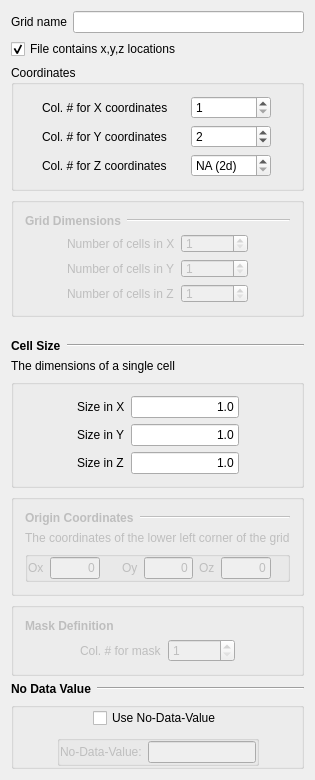
<?xml version="1.0" encoding="UTF-8"?>
<ui version="4.0">
 <class>GslibMaskedImport</class>
 <widget class="QWidget" name="GslibMaskedImport">
  <property name="geometry">
   <rect>
    <x>0</x>
    <y>0</y>
    <width>305</width>
    <height>724</height>
   </rect>
  </property>
  <property name="windowTitle">
   <string>Grid Characteristics</string>
  </property>
  <layout class="QVBoxLayout" name="verticalLayout_2">
   <item>
    <layout class="QHBoxLayout">
     <property name="spacing">
      <number>6</number>
     </property>
     <property name="margin">
      <number>0</number>
     </property>
     <item>
      <widget class="QLabel" name="TextLabel4_4">
       <property name="sizePolicy">
        <sizepolicy hsizetype="Fixed" vsizetype="Preferred">
         <horstretch>0</horstretch>
         <verstretch>0</verstretch>
        </sizepolicy>
       </property>
       <property name="text">
        <string>Grid name</string>
       </property>
       <property name="wordWrap">
        <bool>false</bool>
       </property>
      </widget>
     </item>
     <item>
      <widget class="QLineEdit" name="name_">
       <property name="toolTip">
        <string>name of new grid</string>
       </property>
      </widget>
     </item>
    </layout>
   </item>
   <item>
    <widget class="QCheckBox" name="is_xyz_locations_">
     <property name="text">
      <string>File contains x,y,z locations</string>
     </property>
     <property name="checked">
      <bool>true</bool>
     </property>
    </widget>
   </item>
   <item>
    <widget class="QGroupBox" name="xyz_column">
     <property name="enabled">
      <bool>true</bool>
     </property>
     <property name="title">
      <string>Coordinates</string>
     </property>
     <layout class="QGridLayout" name="gridLayout_3">
      <item row="0" column="0">
       <widget class="QLabel" name="TextLabel4">
        <property name="sizePolicy">
         <sizepolicy hsizetype="Fixed" vsizetype="Preferred">
          <horstretch>0</horstretch>
          <verstretch>0</verstretch>
         </sizepolicy>
        </property>
        <property name="text">
         <string>Col. # for X coordinates</string>
        </property>
        <property name="wordWrap">
         <bool>false</bool>
        </property>
       </widget>
      </item>
      <item row="0" column="1">
       <widget class="QSpinBox" name="X_col_">
        <property name="sizePolicy">
         <sizepolicy hsizetype="Maximum" vsizetype="Fixed">
          <horstretch>0</horstretch>
          <verstretch>0</verstretch>
         </sizepolicy>
        </property>
        <property name="maximumSize">
         <size>
          <width>80</width>
          <height>32767</height>
         </size>
        </property>
        <property name="minimum">
         <number>1</number>
        </property>
        <property name="maximum">
         <number>100000000</number>
        </property>
       </widget>
      </item>
      <item row="1" column="0">
       <widget class="QLabel" name="TextLabel4_2">
        <property name="sizePolicy">
         <sizepolicy hsizetype="Fixed" vsizetype="Preferred">
          <horstretch>0</horstretch>
          <verstretch>0</verstretch>
         </sizepolicy>
        </property>
        <property name="text">
         <string>Col. # for Y coordinates</string>
        </property>
        <property name="wordWrap">
         <bool>false</bool>
        </property>
       </widget>
      </item>
      <item row="1" column="1">
       <widget class="QSpinBox" name="Y_col_">
        <property name="sizePolicy">
         <sizepolicy hsizetype="Maximum" vsizetype="Fixed">
          <horstretch>0</horstretch>
          <verstretch>0</verstretch>
         </sizepolicy>
        </property>
        <property name="maximumSize">
         <size>
          <width>80</width>
          <height>32767</height>
         </size>
        </property>
        <property name="minimum">
         <number>1</number>
        </property>
        <property name="maximum">
         <number>1000000000</number>
        </property>
        <property name="value">
         <number>2</number>
        </property>
       </widget>
      </item>
      <item row="2" column="0">
       <widget class="QLabel" name="TextLabel4_3">
        <property name="sizePolicy">
         <sizepolicy hsizetype="Fixed" vsizetype="Preferred">
          <horstretch>0</horstretch>
          <verstretch>0</verstretch>
         </sizepolicy>
        </property>
        <property name="text">
         <string>Col. # for Z coordinates</string>
        </property>
        <property name="wordWrap">
         <bool>false</bool>
        </property>
       </widget>
      </item>
      <item row="2" column="1">
       <widget class="QSpinBox" name="Z_col_">
        <property name="sizePolicy">
         <sizepolicy hsizetype="Maximum" vsizetype="Fixed">
          <horstretch>0</horstretch>
          <verstretch>0</verstretch>
         </sizepolicy>
        </property>
        <property name="maximumSize">
         <size>
          <width>80</width>
          <height>32767</height>
         </size>
        </property>
        <property name="specialValueText">
         <string>NA (2d)</string>
        </property>
        <property name="minimum">
         <number>0</number>
        </property>
        <property name="maximum">
         <number>1000000000</number>
        </property>
        <property name="value">
         <number>0</number>
        </property>
       </widget>
      </item>
     </layout>
    </widget>
   </item>
   <item>
    <widget class="QGroupBox" name="nxyz_groupBox">
     <property name="enabled">
      <bool>false</bool>
     </property>
     <property name="maximumSize">
      <size>
       <width>32767</width>
       <height>120</height>
      </size>
     </property>
     <property name="title">
      <string/>
     </property>
     <layout class="QGridLayout" name="gridLayout_2">
      <item row="0" column="0">
       <widget class="QLabel" name="TextLabel1">
        <property name="sizePolicy">
         <sizepolicy hsizetype="Fixed" vsizetype="Fixed">
          <horstretch>0</horstretch>
          <verstretch>0</verstretch>
         </sizepolicy>
        </property>
        <property name="font">
         <font>
          <weight>75</weight>
          <bold>true</bold>
         </font>
        </property>
        <property name="text">
         <string>Grid Dimensions</string>
        </property>
        <property name="wordWrap">
         <bool>false</bool>
        </property>
       </widget>
      </item>
      <item row="0" column="1">
       <widget class="Line" name="Line1_2_3">
        <property name="sizePolicy">
         <sizepolicy hsizetype="Minimum" vsizetype="Fixed">
          <horstretch>0</horstretch>
          <verstretch>0</verstretch>
         </sizepolicy>
        </property>
        <property name="frameShape">
         <enum>QFrame::HLine</enum>
        </property>
        <property name="frameShadow">
         <enum>QFrame::Sunken</enum>
        </property>
       </widget>
      </item>
      <item row="1" column="0" colspan="2">
       <layout class="QHBoxLayout" name="horizontalLayout">
        <item>
         <spacer name="Spacer9">
          <property name="orientation">
           <enum>Qt::Horizontal</enum>
          </property>
          <property name="sizeType">
           <enum>QSizePolicy::Expanding</enum>
          </property>
          <property name="sizeHint" stdset="0">
           <size>
            <width>20</width>
            <height>20</height>
           </size>
          </property>
         </spacer>
        </item>
        <item>
         <layout class="QGridLayout" name="_4">
          <property name="margin">
           <number>0</number>
          </property>
          <property name="spacing">
           <number>6</number>
          </property>
          <item row="0" column="0">
           <widget class="QLabel" name="TextLabel4_6">
            <property name="sizePolicy">
             <sizepolicy hsizetype="Fixed" vsizetype="Preferred">
              <horstretch>0</horstretch>
              <verstretch>0</verstretch>
             </sizepolicy>
            </property>
            <property name="text">
             <string>Number of cells in X</string>
            </property>
            <property name="wordWrap">
             <bool>false</bool>
            </property>
           </widget>
          </item>
          <item row="1" column="1">
           <widget class="QSpinBox" name="ny_">
            <property name="sizePolicy">
             <sizepolicy hsizetype="Maximum" vsizetype="Fixed">
              <horstretch>0</horstretch>
              <verstretch>0</verstretch>
             </sizepolicy>
            </property>
            <property name="maximumSize">
             <size>
              <width>80</width>
              <height>32767</height>
             </size>
            </property>
            <property name="minimum">
             <number>1</number>
            </property>
            <property name="maximum">
             <number>1000000000</number>
            </property>
           </widget>
          </item>
          <item row="2" column="1">
           <widget class="QSpinBox" name="nz_">
            <property name="sizePolicy">
             <sizepolicy hsizetype="Maximum" vsizetype="Fixed">
              <horstretch>0</horstretch>
              <verstretch>0</verstretch>
             </sizepolicy>
            </property>
            <property name="maximumSize">
             <size>
              <width>80</width>
              <height>32767</height>
             </size>
            </property>
            <property name="minimum">
             <number>1</number>
            </property>
            <property name="maximum">
             <number>1000000000</number>
            </property>
           </widget>
          </item>
          <item row="1" column="0">
           <widget class="QLabel" name="TextLabel4_7">
            <property name="sizePolicy">
             <sizepolicy hsizetype="Fixed" vsizetype="Preferred">
              <horstretch>0</horstretch>
              <verstretch>0</verstretch>
             </sizepolicy>
            </property>
            <property name="text">
             <string>Number of cells in Y</string>
            </property>
            <property name="wordWrap">
             <bool>false</bool>
            </property>
           </widget>
          </item>
          <item row="0" column="1">
           <widget class="QSpinBox" name="nx_">
            <property name="sizePolicy">
             <sizepolicy hsizetype="Maximum" vsizetype="Fixed">
              <horstretch>0</horstretch>
              <verstretch>0</verstretch>
             </sizepolicy>
            </property>
            <property name="maximumSize">
             <size>
              <width>80</width>
              <height>32767</height>
             </size>
            </property>
            <property name="minimum">
             <number>1</number>
            </property>
            <property name="maximum">
             <number>100000000</number>
            </property>
           </widget>
          </item>
          <item row="2" column="0">
           <widget class="QLabel" name="TextLabel4_8">
            <property name="sizePolicy">
             <sizepolicy hsizetype="Fixed" vsizetype="Preferred">
              <horstretch>0</horstretch>
              <verstretch>0</verstretch>
             </sizepolicy>
            </property>
            <property name="text">
             <string>Number of cells in Z</string>
            </property>
            <property name="wordWrap">
             <bool>false</bool>
            </property>
           </widget>
          </item>
         </layout>
        </item>
        <item>
         <spacer name="Spacer8">
          <property name="orientation">
           <enum>Qt::Horizontal</enum>
          </property>
          <property name="sizeType">
           <enum>QSizePolicy::Expanding</enum>
          </property>
          <property name="sizeHint" stdset="0">
           <size>
            <width>20</width>
            <height>20</height>
           </size>
          </property>
         </spacer>
        </item>
       </layout>
      </item>
     </layout>
    </widget>
   </item>
   <item>
    <spacer name="Spacer14_2">
     <property name="orientation">
      <enum>Qt::Vertical</enum>
     </property>
     <property name="sizeType">
      <enum>QSizePolicy::Fixed</enum>
     </property>
     <property name="sizeHint" stdset="0">
      <size>
       <width>20</width>
       <height>16</height>
      </size>
     </property>
    </spacer>
   </item>
   <item>
    <layout class="QHBoxLayout">
     <property name="spacing">
      <number>6</number>
     </property>
     <property name="margin">
      <number>0</number>
     </property>
     <item>
      <widget class="QLabel" name="TextLabel1_2">
       <property name="sizePolicy">
        <sizepolicy hsizetype="Fixed" vsizetype="Fixed">
         <horstretch>0</horstretch>
         <verstretch>0</verstretch>
        </sizepolicy>
       </property>
       <property name="font">
        <font>
         <weight>75</weight>
         <bold>true</bold>
        </font>
       </property>
       <property name="text">
        <string>Cell Size</string>
       </property>
       <property name="wordWrap">
        <bool>false</bool>
       </property>
      </widget>
     </item>
     <item>
      <widget class="Line" name="Line1_2">
       <property name="sizePolicy">
        <sizepolicy hsizetype="Minimum" vsizetype="Fixed">
         <horstretch>0</horstretch>
         <verstretch>0</verstretch>
        </sizepolicy>
       </property>
       <property name="frameShape">
        <enum>QFrame::HLine</enum>
       </property>
       <property name="frameShadow">
        <enum>QFrame::Sunken</enum>
       </property>
      </widget>
     </item>
    </layout>
   </item>
   <item>
    <widget class="QLabel" name="TextLabel2_2">
     <property name="text">
      <string>The dimensions of a single cell</string>
     </property>
     <property name="wordWrap">
      <bool>false</bool>
     </property>
    </widget>
   </item>
   <item>
    <widget class="QGroupBox" name="GroupBox1_2">
     <property name="maximumSize">
      <size>
       <width>32767</width>
       <height>120</height>
      </size>
     </property>
     <property name="title">
      <string/>
     </property>
     <layout class="QHBoxLayout">
      <property name="spacing">
       <number>6</number>
      </property>
      <property name="margin">
       <number>11</number>
      </property>
      <item>
       <spacer name="Spacer9_2">
        <property name="orientation">
         <enum>Qt::Horizontal</enum>
        </property>
        <property name="sizeType">
         <enum>QSizePolicy::Expanding</enum>
        </property>
        <property name="sizeHint" stdset="0">
         <size>
          <width>20</width>
          <height>20</height>
         </size>
        </property>
       </spacer>
      </item>
      <item>
       <layout class="QGridLayout">
        <property name="margin">
         <number>0</number>
        </property>
        <property name="spacing">
         <number>6</number>
        </property>
        <item row="0" column="1">
         <widget class="QLineEdit" name="x_size_">
          <property name="text">
           <string>1.0</string>
          </property>
          <property name="alignment">
           <set>Qt::AlignRight</set>
          </property>
         </widget>
        </item>
        <item row="1" column="1">
         <widget class="QLineEdit" name="y_size_">
          <property name="text">
           <string>1.0</string>
          </property>
          <property name="alignment">
           <set>Qt::AlignRight</set>
          </property>
         </widget>
        </item>
        <item row="2" column="1">
         <widget class="QLineEdit" name="z_size_">
          <property name="text">
           <string>1.0</string>
          </property>
          <property name="alignment">
           <set>Qt::AlignRight</set>
          </property>
         </widget>
        </item>
        <item row="0" column="0">
         <widget class="QLabel" name="TextLabel4_5">
          <property name="sizePolicy">
           <sizepolicy hsizetype="Fixed" vsizetype="Preferred">
            <horstretch>0</horstretch>
            <verstretch>0</verstretch>
           </sizepolicy>
          </property>
          <property name="text">
           <string>Size in X</string>
          </property>
          <property name="wordWrap">
           <bool>false</bool>
          </property>
         </widget>
        </item>
        <item row="1" column="0">
         <widget class="QLabel" name="TextLabel4_2_2">
          <property name="sizePolicy">
           <sizepolicy hsizetype="Fixed" vsizetype="Preferred">
            <horstretch>0</horstretch>
            <verstretch>0</verstretch>
           </sizepolicy>
          </property>
          <property name="text">
           <string>Size in Y</string>
          </property>
          <property name="wordWrap">
           <bool>false</bool>
          </property>
         </widget>
        </item>
        <item row="2" column="0">
         <widget class="QLabel" name="TextLabel4_3_2">
          <property name="sizePolicy">
           <sizepolicy hsizetype="Fixed" vsizetype="Preferred">
            <horstretch>0</horstretch>
            <verstretch>0</verstretch>
           </sizepolicy>
          </property>
          <property name="text">
           <string>Size in Z</string>
          </property>
          <property name="wordWrap">
           <bool>false</bool>
          </property>
         </widget>
        </item>
       </layout>
      </item>
      <item>
       <spacer name="Spacer8_2">
        <property name="orientation">
         <enum>Qt::Horizontal</enum>
        </property>
        <property name="sizeType">
         <enum>QSizePolicy::Expanding</enum>
        </property>
        <property name="sizeHint" stdset="0">
         <size>
          <width>20</width>
          <height>20</height>
         </size>
        </property>
       </spacer>
      </item>
     </layout>
    </widget>
   </item>
   <item>
    <widget class="QGroupBox" name="origin_box">
     <property name="enabled">
      <bool>false</bool>
     </property>
     <property name="font">
      <font>
       <strikeout>false</strikeout>
       <kerning>true</kerning>
      </font>
     </property>
     <property name="title">
      <string/>
     </property>
     <layout class="QGridLayout" name="gridLayout">
      <item row="0" column="0">
       <widget class="QLabel" name="TextLabel1_2_2">
        <property name="sizePolicy">
         <sizepolicy hsizetype="Fixed" vsizetype="Fixed">
          <horstretch>0</horstretch>
          <verstretch>0</verstretch>
         </sizepolicy>
        </property>
        <property name="font">
         <font>
          <weight>75</weight>
          <bold>true</bold>
         </font>
        </property>
        <property name="text">
         <string>Origin Coordinates</string>
        </property>
        <property name="wordWrap">
         <bool>false</bool>
        </property>
       </widget>
      </item>
      <item row="0" column="1">
       <layout class="QHBoxLayout">
        <property name="spacing">
         <number>6</number>
        </property>
        <property name="margin">
         <number>0</number>
        </property>
        <item>
         <widget class="Line" name="Line1_2_2">
          <property name="sizePolicy">
           <sizepolicy hsizetype="Minimum" vsizetype="Fixed">
            <horstretch>0</horstretch>
            <verstretch>0</verstretch>
           </sizepolicy>
          </property>
          <property name="frameShape">
           <enum>QFrame::HLine</enum>
          </property>
          <property name="frameShadow">
           <enum>QFrame::Sunken</enum>
          </property>
         </widget>
        </item>
       </layout>
      </item>
      <item row="1" column="0" colspan="2">
       <widget class="QLabel" name="TextLabel2">
        <property name="text">
         <string>The coordinates of the lower left corner of the grid</string>
        </property>
        <property name="wordWrap">
         <bool>false</bool>
        </property>
       </widget>
      </item>
      <item row="2" column="0" colspan="2">
       <widget class="QGroupBox" name="GroupBox1_2_2">
        <property name="maximumSize">
         <size>
          <width>32767</width>
          <height>120</height>
         </size>
        </property>
        <property name="title">
         <string/>
        </property>
        <layout class="QGridLayout">
         <property name="margin">
          <number>0</number>
         </property>
         <item row="0" column="0">
          <widget class="QLabel" name="TextLabel4_5_2">
           <property name="sizePolicy">
            <sizepolicy hsizetype="Fixed" vsizetype="Preferred">
             <horstretch>0</horstretch>
             <verstretch>0</verstretch>
            </sizepolicy>
           </property>
           <property name="text">
            <string>Ox</string>
           </property>
           <property name="wordWrap">
            <bool>false</bool>
           </property>
          </widget>
         </item>
         <item row="0" column="1">
          <widget class="QLineEdit" name="xmn_">
           <property name="text">
            <string>0</string>
           </property>
           <property name="alignment">
            <set>Qt::AlignRight</set>
           </property>
          </widget>
         </item>
         <item row="0" column="2">
          <spacer name="Spacer10_2">
           <property name="orientation">
            <enum>Qt::Horizontal</enum>
           </property>
           <property name="sizeType">
            <enum>QSizePolicy::Fixed</enum>
           </property>
           <property name="sizeHint" stdset="0">
            <size>
             <width>16</width>
             <height>21</height>
            </size>
           </property>
          </spacer>
         </item>
         <item row="0" column="3">
          <widget class="QLabel" name="TextLabel4_5_2_2">
           <property name="sizePolicy">
            <sizepolicy hsizetype="Fixed" vsizetype="Preferred">
             <horstretch>0</horstretch>
             <verstretch>0</verstretch>
            </sizepolicy>
           </property>
           <property name="text">
            <string>Oy</string>
           </property>
           <property name="wordWrap">
            <bool>false</bool>
           </property>
          </widget>
         </item>
         <item row="0" column="4">
          <widget class="QLineEdit" name="ymn_">
           <property name="text">
            <string>0</string>
           </property>
           <property name="alignment">
            <set>Qt::AlignRight</set>
           </property>
          </widget>
         </item>
         <item row="0" column="5">
          <widget class="QLabel" name="TextLabel4_5_2_2_2">
           <property name="sizePolicy">
            <sizepolicy hsizetype="Fixed" vsizetype="Preferred">
             <horstretch>0</horstretch>
             <verstretch>0</verstretch>
            </sizepolicy>
           </property>
           <property name="text">
            <string>Oz</string>
           </property>
           <property name="wordWrap">
            <bool>false</bool>
           </property>
          </widget>
         </item>
         <item row="0" column="6">
          <widget class="QLineEdit" name="zmn_">
           <property name="text">
            <string>0</string>
           </property>
           <property name="alignment">
            <set>Qt::AlignRight</set>
           </property>
          </widget>
         </item>
         <item row="0" column="7">
          <spacer name="Spacer10_2_2">
           <property name="orientation">
            <enum>Qt::Horizontal</enum>
           </property>
           <property name="sizeType">
            <enum>QSizePolicy::Fixed</enum>
           </property>
           <property name="sizeHint" stdset="0">
            <size>
             <width>16</width>
             <height>20</height>
            </size>
           </property>
          </spacer>
         </item>
        </layout>
       </widget>
      </item>
     </layout>
    </widget>
   </item>
   <item>
    <widget class="QGroupBox" name="mask_def_box">
     <property name="enabled">
      <bool>false</bool>
     </property>
     <property name="title">
      <string/>
     </property>
     <layout class="QVBoxLayout" name="verticalLayout">
      <item>
       <widget class="QLabel" name="TextLabel1_2_2_2_3">
        <property name="sizePolicy">
         <sizepolicy hsizetype="Fixed" vsizetype="Fixed">
          <horstretch>0</horstretch>
          <verstretch>0</verstretch>
         </sizepolicy>
        </property>
        <property name="font">
         <font>
          <weight>75</weight>
          <bold>true</bold>
         </font>
        </property>
        <property name="text">
         <string>Mask Definition</string>
        </property>
        <property name="wordWrap">
         <bool>false</bool>
        </property>
       </widget>
      </item>
      <item>
       <layout class="QHBoxLayout" name="horizontalLayout_2">
        <item>
         <spacer name="horizontalSpacer">
          <property name="orientation">
           <enum>Qt::Horizontal</enum>
          </property>
          <property name="sizeHint" stdset="0">
           <size>
            <width>41</width>
            <height>20</height>
           </size>
          </property>
         </spacer>
        </item>
        <item>
         <widget class="QLabel" name="TextLabel4_9">
          <property name="sizePolicy">
           <sizepolicy hsizetype="Fixed" vsizetype="Preferred">
            <horstretch>0</horstretch>
            <verstretch>0</verstretch>
           </sizepolicy>
          </property>
          <property name="text">
           <string>Col. # for mask</string>
          </property>
          <property name="wordWrap">
           <bool>false</bool>
          </property>
         </widget>
        </item>
        <item>
         <widget class="QSpinBox" name="mask_col_">
          <property name="sizePolicy">
           <sizepolicy hsizetype="Maximum" vsizetype="Fixed">
            <horstretch>0</horstretch>
            <verstretch>0</verstretch>
           </sizepolicy>
          </property>
          <property name="maximumSize">
           <size>
            <width>80</width>
            <height>32767</height>
           </size>
          </property>
          <property name="minimum">
           <number>1</number>
          </property>
          <property name="maximum">
           <number>100000000</number>
          </property>
         </widget>
        </item>
        <item>
         <spacer name="horizontalSpacer_2">
          <property name="orientation">
           <enum>Qt::Horizontal</enum>
          </property>
          <property name="sizeHint" stdset="0">
           <size>
            <width>41</width>
            <height>20</height>
           </size>
          </property>
         </spacer>
        </item>
       </layout>
      </item>
     </layout>
    </widget>
   </item>
   <item>
    <layout class="QHBoxLayout">
     <property name="spacing">
      <number>6</number>
     </property>
     <property name="margin">
      <number>0</number>
     </property>
     <item>
      <widget class="QLabel" name="TextLabel1_2_2_2_2">
       <property name="sizePolicy">
        <sizepolicy hsizetype="Fixed" vsizetype="Fixed">
         <horstretch>0</horstretch>
         <verstretch>0</verstretch>
        </sizepolicy>
       </property>
       <property name="font">
        <font>
         <weight>75</weight>
         <bold>true</bold>
        </font>
       </property>
       <property name="text">
        <string>No Data Value</string>
       </property>
       <property name="wordWrap">
        <bool>false</bool>
       </property>
      </widget>
     </item>
     <item>
      <widget class="Line" name="Line1_2_2_2_2">
       <property name="sizePolicy">
        <sizepolicy hsizetype="Minimum" vsizetype="Fixed">
         <horstretch>0</horstretch>
         <verstretch>0</verstretch>
        </sizepolicy>
       </property>
       <property name="frameShape">
        <enum>QFrame::HLine</enum>
       </property>
       <property name="frameShadow">
        <enum>QFrame::Sunken</enum>
       </property>
      </widget>
     </item>
    </layout>
   </item>
   <item>
    <widget class="QGroupBox" name="groupBox5">
     <property name="title">
      <string/>
     </property>
     <layout class="QVBoxLayout">
      <property name="margin">
       <number>0</number>
      </property>
      <item>
       <layout class="QHBoxLayout">
        <property name="margin">
         <number>0</number>
        </property>
        <item>
         <spacer name="spacer24">
          <property name="orientation">
           <enum>Qt::Horizontal</enum>
          </property>
          <property name="sizeType">
           <enum>QSizePolicy::Expanding</enum>
          </property>
          <property name="sizeHint" stdset="0">
           <size>
            <width>31</width>
            <height>21</height>
           </size>
          </property>
         </spacer>
        </item>
        <item>
         <widget class="QCheckBox" name="use_no_data_value_">
          <property name="text">
           <string>Use No-Data-Value</string>
          </property>
         </widget>
        </item>
        <item>
         <spacer name="spacer25">
          <property name="orientation">
           <enum>Qt::Horizontal</enum>
          </property>
          <property name="sizeType">
           <enum>QSizePolicy::Expanding</enum>
          </property>
          <property name="sizeHint" stdset="0">
           <size>
            <width>31</width>
            <height>20</height>
           </size>
          </property>
         </spacer>
        </item>
       </layout>
      </item>
      <item>
       <layout class="QHBoxLayout">
        <property name="margin">
         <number>0</number>
        </property>
        <item>
         <spacer name="spacer23">
          <property name="orientation">
           <enum>Qt::Horizontal</enum>
          </property>
          <property name="sizeType">
           <enum>QSizePolicy::Expanding</enum>
          </property>
          <property name="sizeHint" stdset="0">
           <size>
            <width>22</width>
            <height>21</height>
           </size>
          </property>
         </spacer>
        </item>
        <item>
         <widget class="QGroupBox" name="NoDataValueBox">
          <property name="enabled">
           <bool>false</bool>
          </property>
          <property name="title">
           <string/>
          </property>
          <layout class="QHBoxLayout">
           <property name="margin">
            <number>0</number>
           </property>
           <item>
            <widget class="QLabel" name="textLabel1">
             <property name="text">
              <string>No-Data-Value:</string>
             </property>
             <property name="wordWrap">
              <bool>false</bool>
             </property>
            </widget>
           </item>
           <item>
            <widget class="QLineEdit" name="no_data_value_edit_"/>
           </item>
          </layout>
         </widget>
        </item>
        <item>
         <spacer name="spacer22">
          <property name="orientation">
           <enum>Qt::Horizontal</enum>
          </property>
          <property name="sizeType">
           <enum>QSizePolicy::Expanding</enum>
          </property>
          <property name="sizeHint" stdset="0">
           <size>
            <width>22</width>
            <height>21</height>
           </size>
          </property>
         </spacer>
        </item>
       </layout>
      </item>
     </layout>
    </widget>
   </item>
   <item>
    <spacer name="verticalSpacer">
     <property name="orientation">
      <enum>Qt::Vertical</enum>
     </property>
     <property name="sizeHint" stdset="0">
      <size>
       <width>20</width>
       <height>178</height>
      </size>
     </property>
    </spacer>
   </item>
  </layout>
 </widget>
 <layoutdefault spacing="6" margin="11"/>
 <pixmapfunction>qPixmapFromMimeSource</pixmapfunction>
 <tabstops>
  <tabstop>name_</tabstop>
  <tabstop>is_xyz_locations_</tabstop>
  <tabstop>X_col_</tabstop>
  <tabstop>Y_col_</tabstop>
  <tabstop>Z_col_</tabstop>
  <tabstop>nx_</tabstop>
  <tabstop>ny_</tabstop>
  <tabstop>nz_</tabstop>
  <tabstop>x_size_</tabstop>
  <tabstop>y_size_</tabstop>
  <tabstop>z_size_</tabstop>
  <tabstop>xmn_</tabstop>
  <tabstop>ymn_</tabstop>
  <tabstop>zmn_</tabstop>
  <tabstop>mask_col_</tabstop>
  <tabstop>use_no_data_value_</tabstop>
  <tabstop>no_data_value_edit_</tabstop>
 </tabstops>
 <resources/>
 <connections>
  <connection>
   <sender>use_no_data_value_</sender>
   <signal>toggled(bool)</signal>
   <receiver>NoDataValueBox</receiver>
   <slot>setEnabled(bool)</slot>
   <hints>
    <hint type="sourcelabel">
     <x>20</x>
     <y>20</y>
    </hint>
    <hint type="destinationlabel">
     <x>20</x>
     <y>20</y>
    </hint>
   </hints>
  </connection>
  <connection>
   <sender>is_xyz_locations_</sender>
   <signal>toggled(bool)</signal>
   <receiver>nxyz_groupBox</receiver>
   <slot>setDisabled(bool)</slot>
   <hints>
    <hint type="sourcelabel">
     <x>160</x>
     <y>48</y>
    </hint>
    <hint type="destinationlabel">
     <x>137</x>
     <y>437</y>
    </hint>
   </hints>
  </connection>
  <connection>
   <sender>is_xyz_locations_</sender>
   <signal>toggled(bool)</signal>
   <receiver>origin_box</receiver>
   <slot>setDisabled(bool)</slot>
   <hints>
    <hint type="sourcelabel">
     <x>160</x>
     <y>48</y>
    </hint>
    <hint type="destinationlabel">
     <x>152</x>
     <y>541</y>
    </hint>
   </hints>
  </connection>
  <connection>
   <sender>is_xyz_locations_</sender>
   <signal>toggled(bool)</signal>
   <receiver>xyz_column</receiver>
   <slot>setEnabled(bool)</slot>
   <hints>
    <hint type="sourcelabel">
     <x>160</x>
     <y>48</y>
    </hint>
    <hint type="destinationlabel">
     <x>119</x>
     <y>119</y>
    </hint>
   </hints>
  </connection>
  <connection>
   <sender>is_xyz_locations_</sender>
   <signal>toggled(bool)</signal>
   <receiver>mask_def_box</receiver>
   <slot>setDisabled(bool)</slot>
   <hints>
    <hint type="sourcelabel">
     <x>86</x>
     <y>45</y>
    </hint>
    <hint type="destinationlabel">
     <x>146</x>
     <y>608</y>
    </hint>
   </hints>
  </connection>
 </connections>
</ui>
